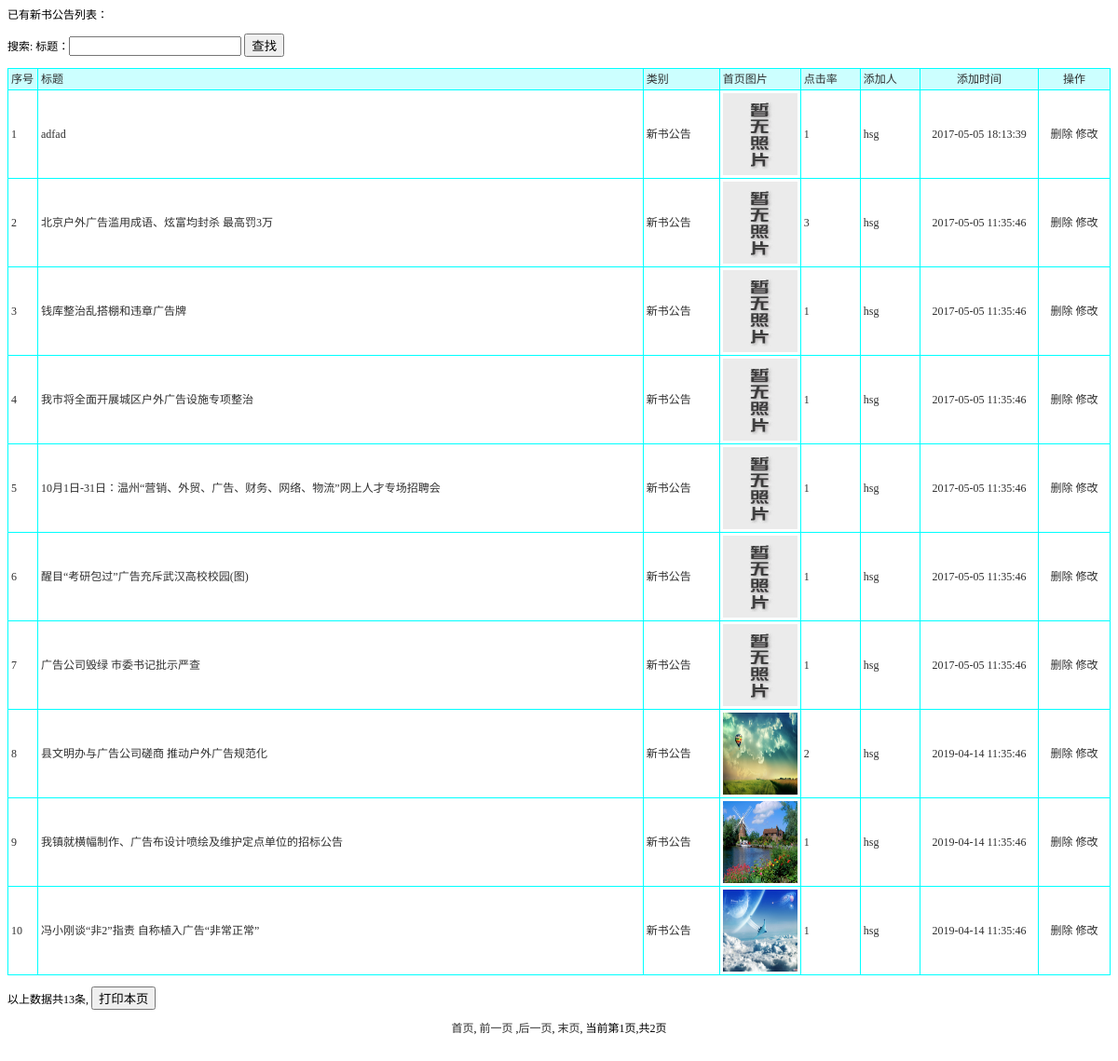
The app's page /xinwentongzhi_list.php?lb=新书公告 with its own data.
### tables this page shows
CREATE TABLE `xinwentongzhi` (
  `id` int(11) NOT NULL AUTO_INCREMENT,
  `biaoti` varchar(500) DEFAULT NULL,
  `leibie` varchar(50) DEFAULT NULL,
  `neirong` text,
  `tianjiaren` varchar(50) DEFAULT NULL,
  `addtime` timestamp NULL DEFAULT CURRENT_TIMESTAMP,
  `shouyetupian` varchar(50) DEFAULT NULL,
  `dianjilv` int(11) DEFAULT '1',
  `zhaiyao` varchar(800) DEFAULT NULL,
  PRIMARY KEY (`id`)
);

### xinwentongzhi_list.php (the view, shortened to what this page needs)
<?php
$lb=$_GET["lb"];
?>
<!DOCTYPE html PUBLIC "-//W3C//DTD XHTML 1.0 Transitional//EN" "http://www.w3.org/TR/xhtml1/DTD/xhtml1-transitional.dtd">
<html xmlns="http://www.w3.org/1999/xhtml">
<head>
<title><?php echo $lb;?></title><link rel="stylesheet" href="css.css" type="text/css">
</head>
<body>
<p>已有<?php echo $lb;?>列表：</p>
<form id="form1" name="form1" method="post" action="">
  搜索: 标题：<input name="biaoti" type="text" id="biaoti" />
  <input type="submit" name="Submit" value="查找" />
</form>
<table width="100%" border="1" align="center" cellpadding="3" cellspacing="1" bordercolor="#00FFFF" style="border-collapse:collapse">
  <tr>
    <td width="25" bgcolor="#CCFFFF">序号</td>
    <td bgcolor='#CCFFFF'>标题</td><td bgcolor='#CCFFFF'>类别</td><td bgcolor='#CCFFFF'>首页图片</td><td bgcolor='#CCFFFF'>点击率</td><td bgcolor='#CCFFFF'>添加人</td>
    <td width="120" align="center" bgcolor="#CCFFFF">添加时间</td>
    <td width="70" align="center" bgcolor="#CCFFFF">操作</td>
  </tr>
  <?php
    $sql="select * from xinwentongzhi where leibie='".$lb."'";
if($lb!=""){$sql=$sql." and leibie='$lb'";}
  $sql=$sql." order by id desc";
$query=mysql_query($sql);
  $rowscount=mysql_num_rows($query);
  if($rowscount==0)
  {}
  else
  {
  $pagelarge=10;
  $pagecurrent=$_GET["pagecurrent"];
  if($rowscount%$pagelarge==0)
  {
		$pagecount=$rowscount/$pagelarge;
  }
  else
  {
   		$pagecount=intval($rowscount/$pagelarge)+1;
  }
  if($pagecurrent=="" || $pagecurrent<=0)
{
	$pagecurrent=1;
}
		$ddddd=$pagecurrent*$pagelarge;
	for($i=$pagecurrent*$pagelarge-$pagelarge;$i<$ddddd;$i++)
{
  ?>
  <tr>
    <td width="25"><?php
	echo $i+1;
?></td>
    <td><?php echo mysql_result($query,$i,biaoti);?></td><td><?php echo mysql_result($query,$i,leibie);?></td><td width='80'>
	<?php if( mysql_result($query,$i,shouyetupian)==null)
	{
	?>
	<img src='images/nopic.jpg' width='80' height='88' border='0'>
	<?php
	}
	else
	{
	?>
	<a href="<?php echo mysql_result($query,$i,shouyetupian) ?>" target='_blank'>
	<img src='<?php echo mysql_result($query,$i,shouyetupian) ?>' width='80' height='88' border='0'></a>
	<?php
	}
	?>
	</td><td><?php echo mysql_result($query,$i,dianjilv);?></td><td><?php echo mysql_result($query,$i,tianjiaren);?></td>
    <td width="120" align="center"><?php
echo mysql_result($query,$i,"addtime");
?></td>
    <td width="70" align="center"><a href="delgg.php?id=<?php
		echo mysql_result($query,$i,"id");
	?>&tablename=xinwentongzhi&lb=<?php echo $lb;?>" onclick="return confirm('真的要删除？')">删除</a> <a href="xinwentongzhi_updt.php?id=<?php
		echo mysql_result($query,$i,"id");
	?>">修改</a></td>
  </tr>
  	<?php
	}
}
?>
</table>
<p>以上数据共<?php
		echo $rowscount;
	?>条,
  <input type="button" name="Submit2" onclick="javascript:window.print();" value="打印本页" />
</p>
<p align="center"><a href="xinwentongzhi_list.php?pagecurrent=1&lb=<?php echo $lb?>">首页</a>, <a href="xinwentongzhi_list.php?pagecurrent=<?php echo $pagecurrent-1;?>&lb=<?php echo $lb?>">前一页</a> ,<a href="xinwentongzhi_list.php?pagecurrent=<?php echo $pagecurrent+1;?>&lb=<?php echo $lb?>">后一页</a>, <a href="xinwentongzhi_list.php?pagecurrent=<?php echo $pagecount;?>&lb=<?php echo $lb?>">末页</a>, 当前第<?php echo $pagecurrent;?>页,共<?php echo $pagecount;?>页 </p>
<p>&nbsp; </p>
</body>
</html>

### css.css (style rules this page uses)
A:link { color: #2f2f2f; text-decoration: none; }
td { font-family:"宋体"; font-size: 12px; color: #2f2f2f; line-height: 16px; }

### records on screen
xinwentongzhi: biaoti "adfad", leibie "新书公告", dianjilv "1", tianjiaren "hsg", addtime "2017-05-05 18:13:39"
xinwentongzhi: biaoti "北京户外广告滥用成语、炫富均封杀 最高罚3万", leibie "新书公告", dianjilv "3", tianjiaren "hsg", addtime "2017-05-05 11:35:46"
xinwentongzhi: biaoti "钱库整治乱搭棚和违章广告牌", leibie "新书公告", dianjilv "1", tianjiaren "hsg", addtime "2017-05-05 11:35:46"
xinwentongzhi: biaoti "我市将全面开展城区户外广告设施专项整治", leibie "新书公告", dianjilv "1", tianjiaren "hsg", addtime "2017-05-05 11:35:46"
xinwentongzhi: biaoti "10月1日-31日：温州“营销、外贸、广告、财务、网络、物流”网上人才专场招聘会", leibie "新书公告", dianjilv "1", tianjiaren "hsg", addtime "2017-05-05 11:35:46"
xinwentongzhi: biaoti "醒目“考研包过”广告充斥武汉高校校园(图)", leibie "新书公告", dianjilv "1", tianjiaren "hsg", addtime "2017-05-05 11:35:46"
xinwentongzhi: biaoti "广告公司毁绿 市委书记批示严查", leibie "新书公告", dianjilv "1", tianjiaren "hsg", addtime "2017-05-05 11:35:46"
xinwentongzhi: biaoti "县文明办与广告公司磋商 推动户外广告规范化", leibie "新书公告", shouyetupian (picture), dianjilv "2", tianjiaren "hsg", addtime "2019-04-14 11:35:46"
xinwentongzhi: biaoti "我镇就横幅制作、广告布设计喷绘及维护定点单位的招标公告", leibie "新书公告", shouyetupian (picture), dianjilv "1", tianjiaren "hsg", addtime "2019-04-14 11:35:46"
xinwentongzhi: biaoti "冯小刚谈“非2”指责 自称植入广告“非常正常”", leibie "新书公告", shouyetupian (picture), dianjilv "1", tianjiaren "hsg", addtime "2019-04-14 11:35:46"

### other values on screen
$lb "新书公告"
$rowscount "13"
$pagecurrent "1"
$pagecount "2"
